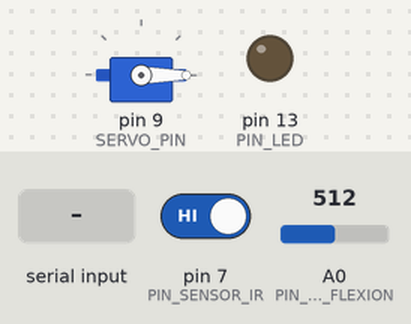
Bench run of a sketch on a simulated Arduino Uno, built with avr-gcc and run on an emulated ATmega328P. Shown: servo, output pins drawn as LEDs (lit = HIGH). The test bench sets the inputs (shaded band); at power-on: A0 (PIN_SENSOR_FLEXION) = 512, pin 7 (PIN_SENSOR_IR) HIGH.

Above: at 1.2 s.
1.3 s: A0 (PIN_SENSOR_FLEXION) set to 607
2.8 s: A0 (PIN_SENSOR_FLEXION) set to 639
At 3.1 s:
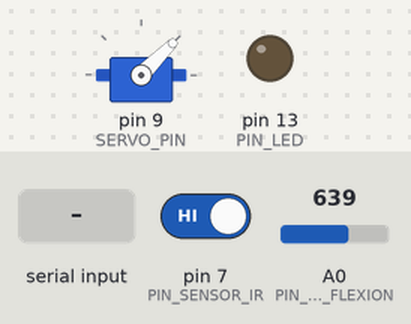
4.3 s: A0 (PIN_SENSOR_FLEXION) set to 508
5.8 s: A0 (PIN_SENSOR_FLEXION) set to 482
At 6.6 s:
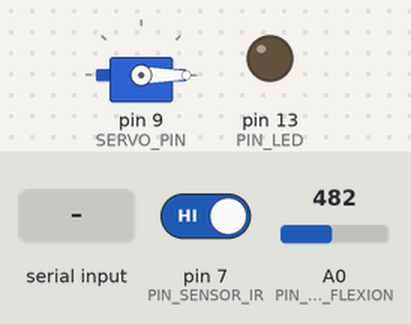
7.3 s: "p" received over the second serial link
At 7.7 s:
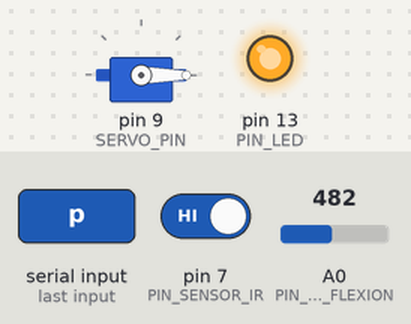
8.8 s: "a" received over the second serial link
At 10.0 s:
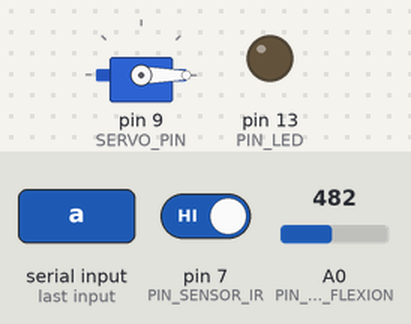
Timing chart, 0 to 11.3 s (numbered marks = the images above; inputs shaded):
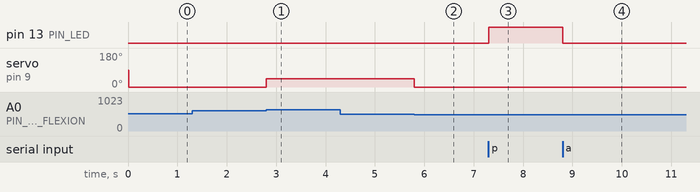

Measured:
- the behaviour switches between 620 and 621 on A0 (PIN_SENSOR_FLEXION) (found by bisection; images 0 and 1)
- the behaviour switches between 500 and 499 on A0 (PIN_SENSOR_FLEXION) (found by bisection; images 1 and 2)
- after the input at 1.3 s, every drawn part: stays the same
- after the input at 2.8 s, servo on pin 9 (SERVO_PIN): 0° → 45° at once
- after the input at 4.3 s, every drawn part: stays the same
- after the input at 5.8 s, servo on pin 9 (SERVO_PIN): 45° → 0° at once
- after the input at 7.3 s, pin 13 (PIN_LED): LOW → HIGH at once
- after the input at 8.8 s, pin 13 (PIN_LED): HIGH → LOW at once

The sketch:

TP2_Fisico.ino
```cpp
// C++ code
//
#include <Servo.h>
#include <SoftwareSerial.h>   // Incluimos la librería  SoftwareSerial
SoftwareSerial BT(4,2);
// Habilitacion de debug para la impresion por el puerto serial ...
//----------------------------------------------
#define SERIAL_DEBUG_ENABLED 0

#if SERIAL_DEBUG_ENABLED
  #define DebugPrint(str)\
      {\
        Serial.println(str);\
      }
#else
  #define DebugPrint(str)
#endif

#define DebugPrintEstado(estado,evento)\
      {\
        String est = estado;\
        String evt = evento;\
        String str;\
        str = "-----------------------------------------------------";\
        DebugPrint(str);\
        str = "EST-> [" + est + "]: " + "EVT-> [" + evt + "].";\
        DebugPrint(str);\
        str = "-----------------------------------------------------";\
        DebugPrint(str);\
      }
//----------------------------------------------

//----------------------------------------------


//----------------------------------------------
// Estado de un sensor ...
#define ESTADO_SENSOR_OK                            108
#define ESTADO_SENSOR_ERROR                         666
//----------------------------------------------

//----------------------------------------------
// Estado de un mensaje ...
#define MENSAJE_ENVIADO_OK                          10
#define MENSAJE_ENVIADO_ERROR                       666
//----------------------------------------------

// Otras constantes ....
//----------------------------------------------
#define FLEXION_MINIMA                   			620
#define FLEXION_MAXIMA                     			500
#define UMBRAL_DISTANCIA                    		1
#define UMBRAL_DIFERENCIA_TIMEOUT					150
#define MAX_CANT_SENSORES                           3
#define SENSOR_FLEXION                          	0
#define SENSOR_PROXIMIDAD							1
#define SENSOR_BLUETOOTH              2
#define PIN_SENSOR_FLEXION                      	A0
#define PIN_LED                               		13
#define TIEMPO_MAX_MILIS 							6000	// Medio segundo.
#define ABIERTO										45
#define CERRADO										0
#define SERVO_PIN									9
#define TIMER_ACTIVO								1
#define TIMER_INACTIVO								0
#define PIN_SENSOR_IR									7

//----------------------------------------------

//----------------------------------------------
struct stSensor
{
  int  pin;
  int  estado;
  long valor_actual;
  long valor_previo;
};
stSensor sensores[MAX_CANT_SENSORES];
//----------------------------------------------

enum estados          { ST_INICIO,  ST_REPOSO        , ST_ALIMENTANDO   ,ST_REPOSO_VACIO	, ST_ERROR                                                  } current_state;
String estados_s [] = {"ST_INICIO", "ST_REPOSO"      , "ST_ALIMENTANDO" ,"ST_REPOSO_VACIO"	, "ST_ERROR"                                                };

enum eventos          { EV_CONT,   EV_ALIMENTAR   ,   EV_PLATO_LLENO          , EV_LLENAR   , EV_LLENO	,EVTIEMPO_CUMPLIDO 	,EV_BLUETOOTH_PRENDIDO  	,EV_BLUETOOTH_APAGADO 	,EV_DESCONOCIDO  } new_event;
String eventos_s [] = {"EV_CONT", "EV_ALIMENTAR"  , "EV_PLATO_LLENO"        , "EV_LLENAR", "EV_LLENO", "EVTIEMPO_CUMPLIDO" ,"EV_BLUETOOTH_PRENDIDO" ,"EV_BLUETOOTH_APAGADO" ,"EV_DESCONOCIDO" };


#define MAX_ESTADOS 5
#define MAX_EVENTOS 8

typedef void (*transition)();

void init_()
{
  DebugPrintEstado(estados_s[current_state], eventos_s[new_event]);
  apagar_leds();
  descansar();
}

transition tabla_estado[MAX_ESTADOS][MAX_EVENTOS] =
{
      {init_    , error         , error            , error        , error            , none  	      , none                  , none 		                } , // state ST_INICIO
      {none     , alimentar		  , none		         , llenar	      , none             , none  		    , llenar                , none 	                  } , // state ST_REPOSO
      {none     , none	        , descansar        , llenar	      , none             , descansar    , none                  , none  		              } , // state ST_ALIMENTANDO
      {none     , none	        , none	           , none	        , detener_llenado  , none         , none                  , detener_llenado 			  } , // state ST_REPOSO_VACIO
      {error    , error         , error            , error        , error            , error        , error                 , error  			            }   // state ST_ERROR

     //EV_CONT  , EV_ALIMENTAR  , EV_PLATO_LLENO  , EV_LLENAR    , EV_LLENO 		,EVTIEMPO_CUMPLIDO ,EV_BLUETOOTH_PRENDIDO  	,EV_BLUETOOTH_APAGADO
};

bool timeout;
long lct;
bool temperatura;
int pos = 0;
int valor;
long cm = 0;
Servo servo_9;
int flag_esperar = TIMER_INACTIVO;
unsigned long tiempo_actual;
unsigned long tiempo_inicial;

//----------------------------------------------
void do_init()
{
  servo_9.attach(SERVO_PIN, 500, 2500);
  pinMode(PIN_LED,OUTPUT);
  pinMode(PIN_SENSOR_IR, INPUT);
  BT.begin(9600);
  Serial.begin(9600);

  sensores[SENSOR_FLEXION].pin    = PIN_SENSOR_FLEXION;
  sensores[SENSOR_FLEXION].estado = ESTADO_SENSOR_OK;

  sensores[SENSOR_PROXIMIDAD].estado = ESTADO_SENSOR_OK;
  sensores[SENSOR_BLUETOOTH].estado = ESTADO_SENSOR_OK;

  // Inicializo el evento inicial
  current_state = ST_INICIO;

  timeout = false;
  lct     = millis();
}
//----------------------------------------------

//----------------------------------------------
long leer_sensor_flexion( )
{
  return analogRead(PIN_SENSOR_FLEXION);
}
//----------------------------------------------

//----------------------------------------------
//----------------------------------------------

//----------------------------------------------
char leer_bluetooth( )
{ char nada='-';
  if(BT.available())    // Si llega un dato por el puerto BT se envía al monitor serial
  {
    return BT.read();
  }
  return nada;
}
//----------------------------------------------

//----------------------------------------------
long leer_sensor_ir()
{
  return digitalRead(PIN_SENSOR_IR);

}
//----------------------------------------------

//----------------------------------------------
void apagar_leds( )
{
  digitalWrite(PIN_LED, false);

}
//----------------------------------------------

//----------------------------------------------
void mover_servo(int grados)
{
  servo_9.write(grados);

}
//----------------------------------------------

//----------------------------------------------

bool verificar_estado_sensor_flexion()
{

  sensores[SENSOR_FLEXION].valor_actual = leer_sensor_flexion( );

  int valor_actual = sensores[SENSOR_FLEXION].valor_actual;
  int valor_previo = sensores[SENSOR_FLEXION].valor_previo;


  if( valor_actual != valor_previo )
  {
    sensores[SENSOR_FLEXION].valor_previo = valor_actual;

    if( valor_actual > FLEXION_MINIMA && valor_previo < FLEXION_MINIMA )
    {
      new_event = EV_ALIMENTAR;

    }

    else if( valor_actual < FLEXION_MAXIMA )
    {
      new_event = EV_PLATO_LLENO;

    }

    return true;
  }

  return false;
}
//----------------------------------------------

//----------------------------------------------
bool verificar_estado_sensor_ir()
{

  sensores[SENSOR_PROXIMIDAD].valor_actual = leer_sensor_ir();
  int valor_actual = sensores[SENSOR_PROXIMIDAD].valor_actual;
  int valor_previo = sensores[SENSOR_PROXIMIDAD].valor_previo;


  if( valor_actual != valor_previo )
  {
    sensores[SENSOR_PROXIMIDAD].valor_previo = valor_actual;

    if( valor_actual == 0 )
    {
      new_event = EV_LLENO;

	  BT.print("LLENO: ");
    BT.println(valor_actual);
    }

    if( valor_actual == 1 )
    {
      new_event = EV_LLENAR;

	  BT.print("LLENAR: ");
    BT.println(valor_actual);
    }

    return true;
  }

  return false;
}
//----------------------------------------------

//----------------------------------------------
bool verificar_bluetooth()
{

  sensores[SENSOR_BLUETOOTH].valor_actual = leer_bluetooth( );

  int valor_actual = sensores[SENSOR_BLUETOOTH].valor_actual;
  int valor_previo = sensores[SENSOR_BLUETOOTH].valor_previo;

  if( valor_actual !='-' && valor_actual != valor_previo )
  {
    sensores[SENSOR_BLUETOOTH].valor_previo = valor_actual;

    if( valor_actual=='p')
    {
      new_event =EV_BLUETOOTH_PRENDIDO;
    }

    else if(valor_actual =='a')
    {
      new_event =EV_BLUETOOTH_APAGADO;
    }

    return true;
  }

  return false;
}
//----------------------------------------------

//----------------------------------------------
bool verificar_tiempo_cumplido(){

  if ( flag_esperar == TIMER_ACTIVO )
  {
	tiempo_actual=millis();

	if( (tiempo_actual-tiempo_inicial) >= TIEMPO_MAX_MILIS )
	{
		new_event= EVTIEMPO_CUMPLIDO;
		flag_esperar = TIMER_INACTIVO;
      return true;
	}
  }
  return false;
}
//----------------------------------------------

//----------------------------------------------
void obtener_nuevo_evento( )
{

   	if( verificar_estado_sensor_ir() || verificar_estado_sensor_flexion() || verificar_tiempo_cumplido() || verificar_bluetooth() )
    {
      return;
    }


  // Genero evento dummy ....
  new_event = EV_CONT;
}
//----------------------------------------------


void error()
{
}

void none()
{
}

void alimentar()
{
  servo_9.write(ABIERTO);
  esperar();
  current_state = ST_ALIMENTANDO;
}

void esperar()
{
  tiempo_inicial = millis();
  flag_esperar = TIMER_ACTIVO;

}

void descansar()
{
  servo_9.write(CERRADO);
  current_state = ST_REPOSO;
  flag_esperar = TIMER_INACTIVO;
}

void llenar()
{
  digitalWrite(PIN_LED,HIGH);
  servo_9.write(CERRADO);
  current_state = ST_REPOSO_VACIO;
}

void detener_llenado()
{
  digitalWrite(PIN_LED,LOW);
  current_state = ST_REPOSO;
}

//----------------------------------------------
void maquina_estados_dispenser_comida( )
{
  obtener_nuevo_evento();

  if( (new_event >= 0) && (new_event < MAX_EVENTOS) && (current_state >= 0) && (current_state < MAX_ESTADOS) )
  {
    if( new_event != EV_CONT )
    {
      DebugPrintEstado(estados_s[current_state], eventos_s[new_event]);
    }

    tabla_estado[current_state][new_event]();
  }
  else
  {
    DebugPrintEstado(estados_s[ST_ERROR], eventos_s[EV_DESCONOCIDO]);
  }

  // Consumo el evento...
  new_event   = EV_CONT;
}
//----------------------------------------------


// Funciones de arduino !.
//----------------------------------------------
void setup()
{
  do_init();
}
//----------------------------------------------

//----------------------------------------------
void loop()
{
  maquina_estados_dispenser_comida();
}
//----------------------------------------------
```
